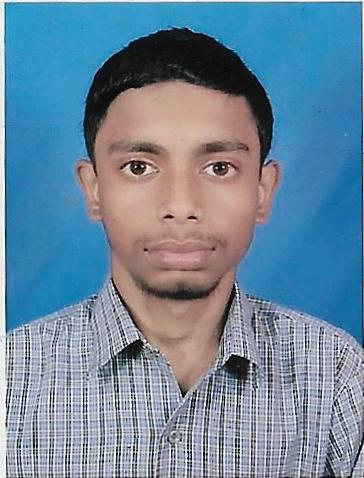
#> input picture Image_Program/Day1/Image_Python/Scan1.jpg, 364 x 478 px
$ python Gray_hist.py
#> lines starting #> are read from the running program, lines starting #| are printed output that depends on the picture; after the words box and inside, x2 and y2 are one past the last pixel; in counts of white or black regions, pixels touching at a corner belong together
# -*- coding: utf-8 -*-
"""
Created on Sat Jul 27 13:03:38 2019

@author: BILU
"""

# -*- coding: utf-8 -*-
"""
Created on Fri Jul 26 21:31:51 2019

@author: BILU
"""
"""
import cv2
import numpy as np
from matplotlib import pyplot as plt

img = np.array([])
img = cv2.imread('Scan1.jpg')

img_height , img_width , dim = img.shape

img1 = np.zeros(shape=(2*img_height,2*img_width,3),dtype = int,order = 'C')

for i in range(0,int(img_height)):
    for j in range(0,int(img_width)):
       x = (img[i][j][0]*0.21+ img[i][j][1]*0.72 + img[i][j][2]*0.07)
       img1[i][j] = x
       img[i][j] = x

#plt.hist(img.ravel(),256,[0,256])
#plt.show()
print(img)
print("\nNEW: ",img1)
cv2.imwrite('Scan2.jpg',img1)
cv2.imshow('image',img1)
cv2.imshow('image1',img)
#cv2.calcHist([img],[0],None,[256],[0,256])
cv2.waitKey(0)
cv2.destroyAllWindows()
"""

import cv2
import numpy as np
from matplotlib import pyplot as plt

img = np.array([])
img = cv2.imread('Scan1.jpg')
#> img is the input picture: shape (478, 364, 3); mean B, G, R 157, 135.7, 109.1

img_height , img_width , dim = img.shape
#> img_height = 478; img_width = 364; dim = 3

img1 = np.zeros(shape=(2*img_height,2*img_width,3),dtype = int,order = 'C')

for i in range(0,int(2*img_height)):
    for j in range(0,int(2*img_width)):
        img1[i][j] = 255
#> img1: shape (956, 728, 3) int64; every value is 255

for i in range(0,int(img_height)):
    k=0
    for j in range(0,int(img_width)):
       x = (img[i][j][0]*0.21+ img[i][j][1]*0.72 + img[i][j][2]*0.07)
       if x < 127:
           img1[i][j] = 0
           img1[i][img_width+10+k] = 0
           k=k+1
       else:
          img1[i][j] = 255
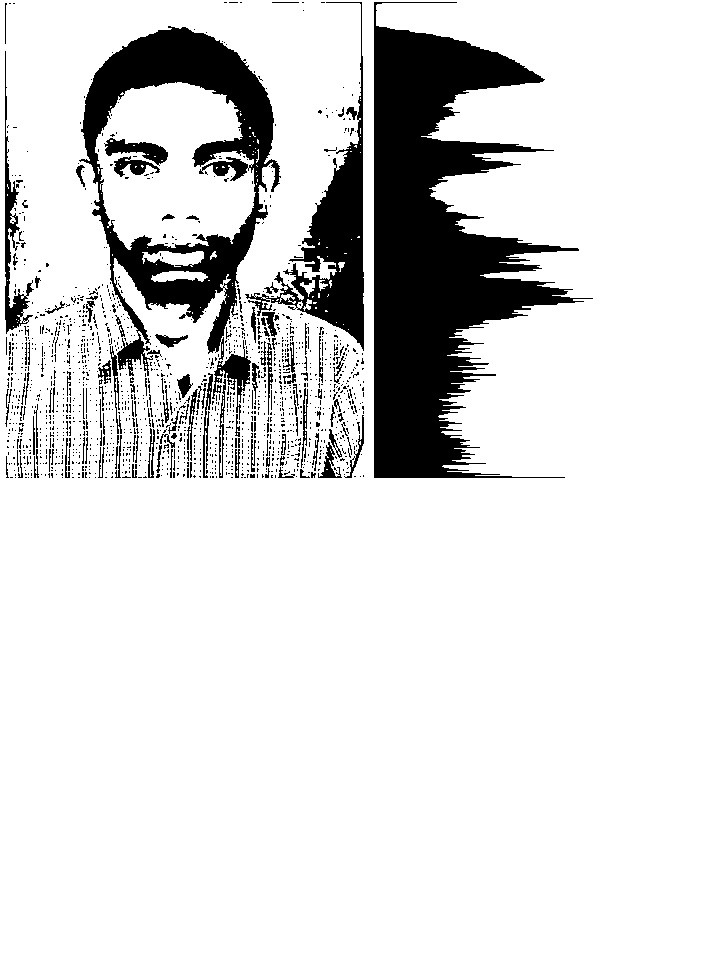
#> img1: shape (956, 728, 3) int64; 86.3% white; 1572 black regions (1440 under 20 px), largest, box (x1, y1, x2, y2) and area: (374, 2, 593, 478) 47544, (79, 26, 281, 376) 21739, (245, 2, 364, 351) 9254

for i in range(0,int(img_width)):
    k=0
    for j in range(0,int(img_height)):
       x = (img[j][i][0]*0.21+ img[j][i][1]*0.72 + img[j][i][2]*0.07)
       if x < 127:
           img1[img_height+10+k][i] = 0
           k=k+1
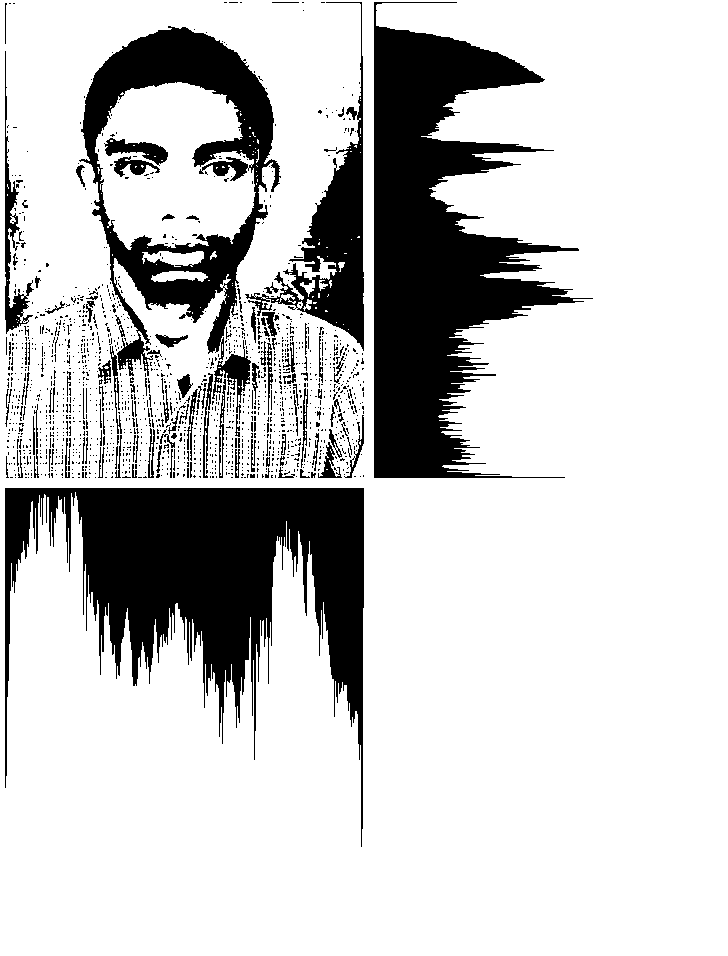
#> img1: shape (956, 728, 3) int64; 79.5% white; 1573 black regions (1440 under 20 px), largest, box (x1, y1, x2, y2) and area: (374, 2, 593, 478) 47544, (5, 488, 364, 847) 47544, (79, 26, 281, 376) 21739

#plt.hist(img.ravel(),256,[0,256])
#plt.show()
print(img)
#> (printed output is left out)
print("\nNEW: ",img1)
#> (printed output is left out)
cv2.imwrite('Scan2.jpg',img1)
cv2.imshow('image',img1)
cv2.imshow('image1',img)
#cv2.calcHist([img],[0],None,[256],[0,256])
cv2.waitKey(0)
cv2.destroyAllWindows()
